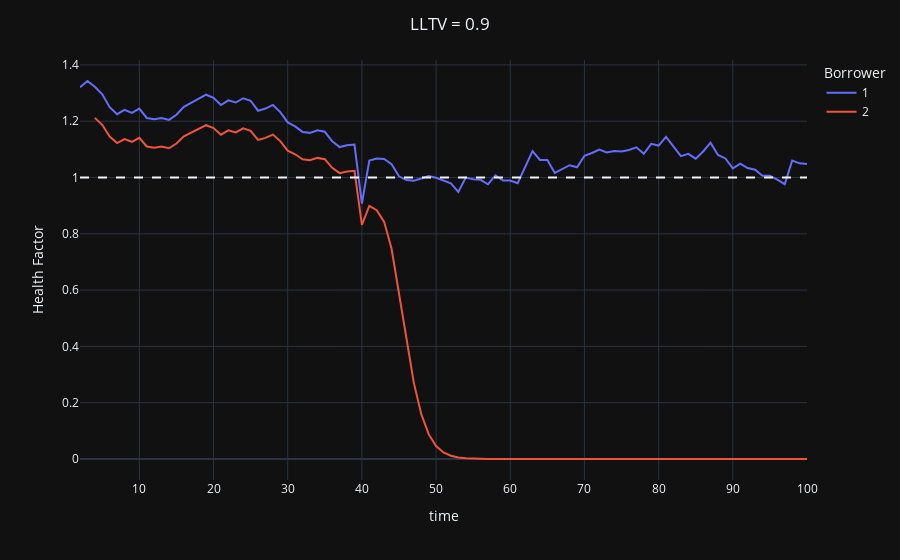

The cell this chart's notebook holds for it:
### Code cell
fig = px.line(df, x="time", y="Health Factor", color="Borrower", template="plotly_dark", )
fig.add_hline(y=1, line_dash="dash")
fig.update_layout(title_text="LLTV = 0.9", title_x=0.5)

fig.show()
fig.write_image("hf.png")
